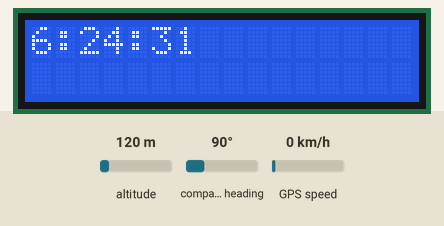
Bench run of a sketch on a simulated Arduino Leonardo, built with avr-gcc and run on an emulated ATmega32U4. On the bench: 16×2 character LCD. The inputs (shaded band) are chosen by the test bench; at power-on: GPS speed 0 km/h, altitude 120 m, compass heading 90°. The GPS gets a fix after 3 s at 37.7749, -122.4194 with 8 satellites; what the sketch prints to the serial monitor is not drawn.

Above: at 1.2 s.
1.3 s: GPS speed set to 2 km/h
At 3.9 s:
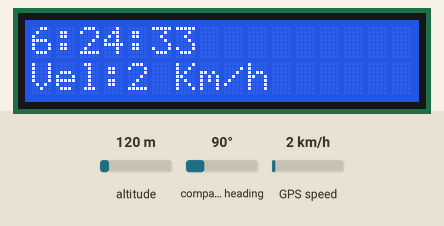
5.4 s: GPS speed set to 30 km/h
At 6.7 s:
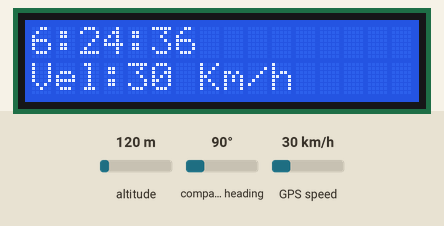
8.6 s: GPS speed set to 60 km/h
At 9.9 s:
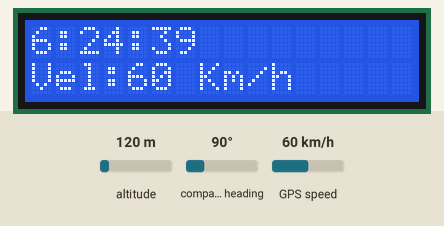
Timing chart, 0 to 11.6 s (numbered marks = the images above; inputs shaded):
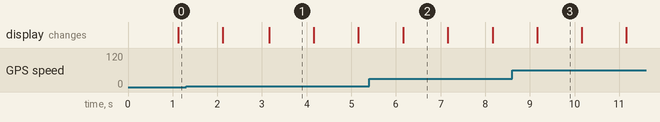

The sketch:

gpsVersion2.ino
```cpp
#include <Esplora.h>


/*
  Tarea primria
  *enviar datos gprs

  Tareas secundarias
  *arreglar fecha
  *Mensaje inicial
*/

/* Esta es la version2 de gpstracker usando el arduino mega
*/


#include <LiquidCrystal_I2C.h>
#include <TinyGPS++.h>
#include <TinyGPSPlus.h>
#include <Wire.h>


LiquidCrystal_I2C  lcd(0x27, 16, 2);  //objeto lcd
// The TinyGPSPlus object
TinyGPSPlus gps;

//Declaramos variables y pines

//Por lguna razon visual studio muestr este error pero funciona normal
HardwareSerial &gpsNeo = Serial1; //Nombramos como gpsNeo a los pines tx1, rx1 del mega
static const uint32_t GPSBaud = 9600; //configuramos a 9600 ojo q 4800 tiene problemas


float latitud = 0;
float longitud = 0;
int dia = 0;
int mes = 0;
int year = 0;
int hora = 0;
int minutos = 0;
int segundos = 0;
int horaActual = 0;
int diaActual = 0;
int velocidad = 0;


void setup()
{
  lcd.init();
  lcd.backlight();

  Serial.begin(115200);
  gpsNeo.begin(GPSBaud);  //iniciamos comucacion serial
  Serial.println(F("GpsTracker"));
  Serial.println(F("Buscando Satelites"));
  Serial.print(F("Testing TinyGPSPlus library v. ")); Serial.println(TinyGPSPlus::libraryVersion());
  Serial.println(F(".............."));
  Serial.println();


}

void loop()
{
  // This sketch displays information every time a new sentence is correctly encoded.
  while (gpsNeo.available() > 0)
  {
    if (gps.encode(gpsNeo.read()))
    {
      //datosGps();
      coordenadas();
      fecha();
      horita();
      veloz();
    }
  }


  if (millis() > 5000 && gps.charsProcessed() < 10)
  {
    Serial.println(F("No GPS detected"));
    while(true);
  }
}

void coordenadas()
{
  Serial.print(F("Coordenadas: "));
  if (gps.location.isValid())
  {
    latitud = gps.location.lat();
    longitud = gps.location.lng();
    Serial.print(latitud, 6);
    Serial.print(F(","));
    Serial.print(longitud, 6);
  }
  else
  {
    Serial.print(F("INVALIDO"));
  }
}

void fecha()
{
  Serial.print(F("  Fecha/Tiempo: "));
  if (gps.date.isValid())
  {
    dia = gps.date.day();
    mes = gps.date.month();
    year = gps.date.year();
    diaActual = fechaBolivia(hora);

    Serial.print(diaActual);
    Serial.print(F("/"));
    Serial.print(mes);
    Serial.print(F("/"));
    Serial.print(year);

  }
  else
  {
    Serial.print(F("INVALIDO"));
  }

}

void horita()
{
  Serial.print(F(" "));
  if (gps.time.isValid())
  {
    hora = gps.time.hour();
    minutos = gps.time.minute();
    segundos = gps.time.second();
    horaActual = horaBolivia(hora);

    if (horaActual < 10)
    {
      Serial.print(F("0")); lcd.print(F("0"));
    }
      Serial.print(horaActual);
      Serial.print(F(":"));
      lcd.clear();
      lcd.setCursor(0, 0);
      lcd.print(horaActual); lcd.print(":");


    if (minutos < 10){Serial.print(F("0")); lcd.print(F("0"));}
      Serial.print(minutos);
      Serial.print(F(":"));
      lcd.print(minutos); lcd.print(":");

    if (segundos < 10) {Serial.print(F("0")); lcd.print(F("0"));}
    Serial.print(segundos);
    Serial.print(F(" "));
    lcd.print(segundos);
  }
  else
  {
    Serial.print(F("INVALID"));
  }

}

void veloz()
{
  Serial.print(F("Velocidad: "));
  if (gps.speed.isValid())
  {
    velocidad = gps.speed.kmph();
    Serial.print(gps.speed.kmph());
    lcd.setCursor(0, 1);
    lcd.print("Vel:"); lcd.print(velocidad); lcd.print(" Km/h");
  }
  else
  {
    Serial.print(F("INVALIDO"));
  }

  Serial.println();
}

//Funcion que muestra todos los datos del gps
/*void datosGps()
{
  Serial.print(F("Coordenadas: "));
  if (gps.location.isValid())
  {
    latitud = gps.location.lat();
    longitud = gps.location.lng();
    Serial.print(latitud, 6);
    Serial.print(F(","));
    Serial.print(longitud, 6);
  }
  else
  {
    Serial.print(F("INVALIDO"));

  }

  Serial.print(F("  Fecha/Tiempo: "));
  if (gps.date.isValid())
  {
    dia = gps.date.day();
    mes = gps.date.month();
    year = gps.date.year();

    Serial.print(diaActual);
    Serial.print(F("/"));
    Serial.print(mes);
    Serial.print(F("/"));
    Serial.print(year);


  }
  else
  {
    Serial.print(F("INVALIDO"));
  }

  Serial.print(F(" "));
  if (gps.time.isValid())
  {
    hora = gps.time.hour();
    minutos = gps.time.minute();
    segundos = gps.time.second();
    horaActual = horaBolivia(hora);

    if (horaActual < 10)
    {
      Serial.print(F("0")); lcd.print(F("0"));
    }
      Serial.print(horaActual);
      Serial.print(F(":"));
      lcd.clear();
      lcd.setCursor(0, 0);
      lcd.print(horaActual); lcd.print(":");


    if (minutos < 10){Serial.print(F("0")); lcd.print(F("0"));}
      Serial.print(minutos);
      Serial.print(F(":"));
      lcd.print(minutos); lcd.print(":");

    if (segundos < 10) {Serial.print(F("0")); lcd.print(F("0"));}
    Serial.print(segundos);
    Serial.print(F(" "));
    lcd.print(segundos);
  }
  else
  {
    Serial.print(F("INVALID"));
  }

  Serial.print(F("Velocidad: "));
  if (gps.speed.isValid())
  {
    velocidad = gps.speed.kmph();
    Serial.print(gps.speed.kmph());
    lcd.setCursor(0, 1);
    lcd.print("Vel:"); lcd.print(velocidad); lcd.print(" Km/h");
  }
  else
  {
    Serial.print(F("INVALIDO"));
  }

  Serial.println();
}*/

int horaBolivia (int hora)
{
  horaActual = hora - 4;
  if(horaActual < 0)
  {
    horaActual = horaActual + 24;

  }

  return horaActual;
}

int fechaBolivia (int hora)
{
  if((hora>=0) && (hora<=4))
  {
    diaActual = dia - 1;
  }

  /*if(diaActual = 0)
  {

  }*/

  return diaActual;
}
```

Measured:
- what the display in image 1 shows lasts 1.0 s, from 3.2 s to 4.2 s
